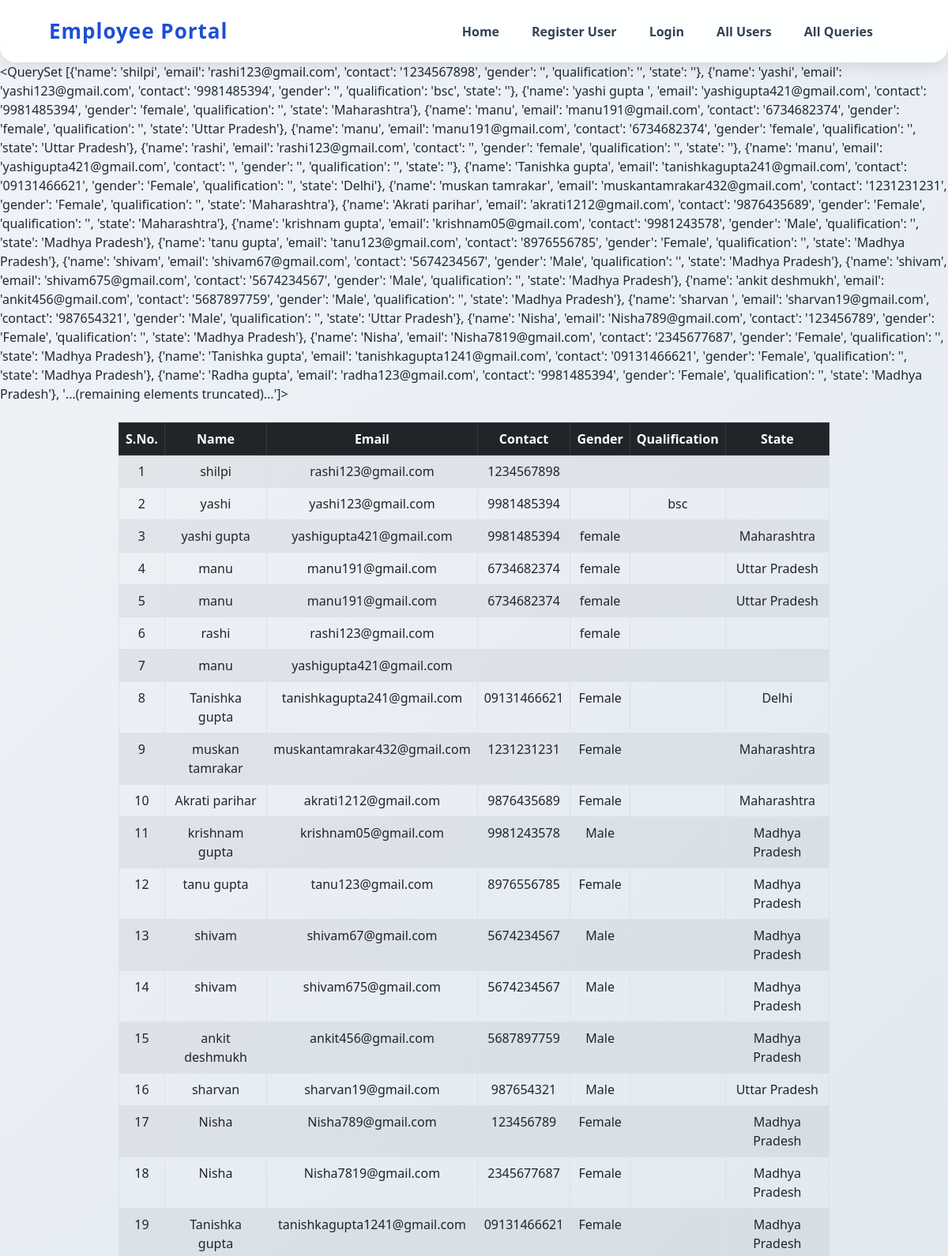
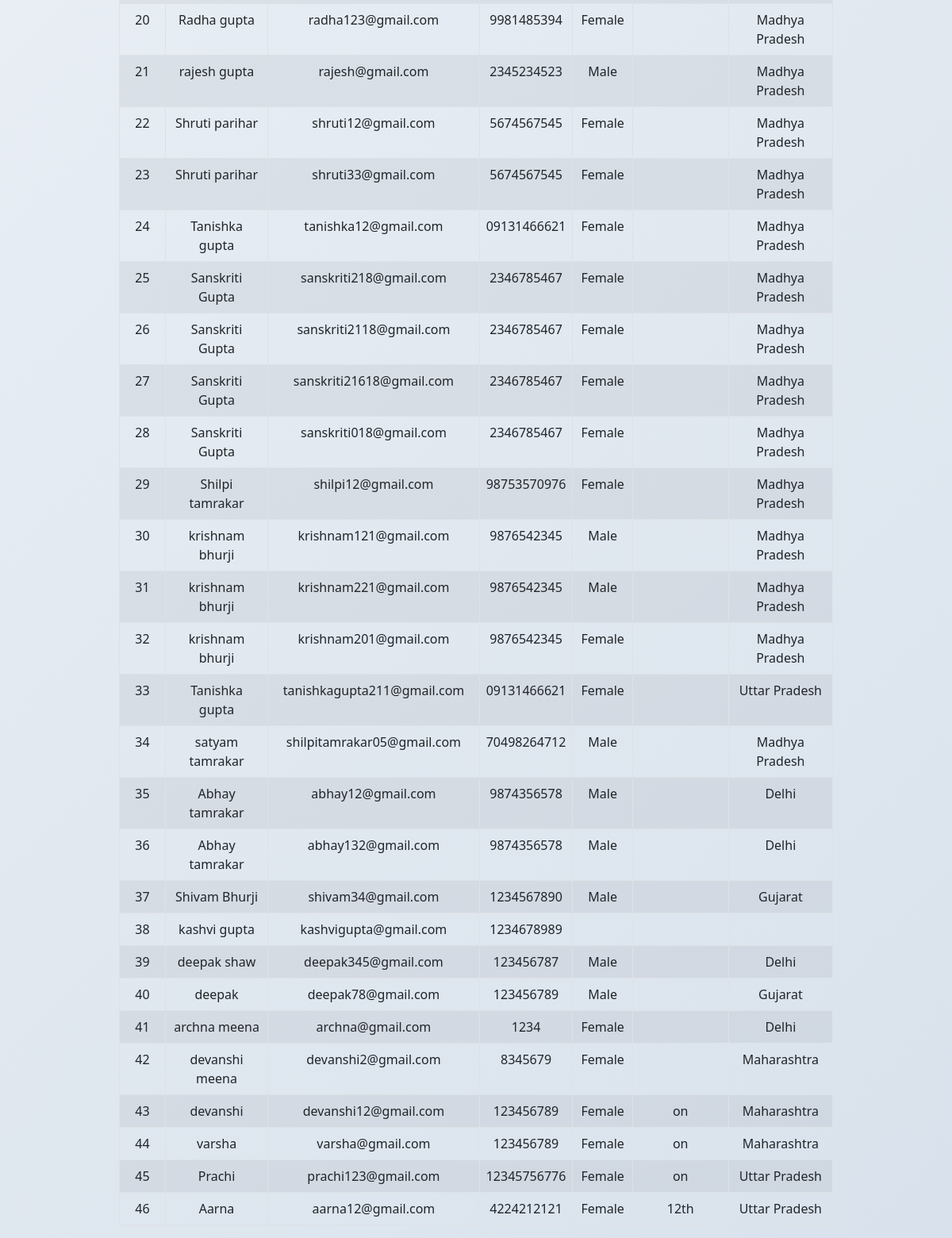
/show_data/, run on the app's committed database (2 pictures, top to bottom).
### app/models.py (models this page shows, shortened)
class Employee(models.Model):
    name = models.CharField(max_length=20)
    email = models.EmailField()
    contact = models.CharField()
    gender = models.CharField(max_length=10)
    qualification = models.CharField(max_length=200)
    state = models.CharField(max_length=50)
    image = models.ImageField(upload_to='images/')
    audio = models.FileField(upload_to='audios/')
    video = models.FileField(upload_to='videos/')
    resume = models.FileField(upload_to='resumes/')
    password=models.CharField(max_length=20,null=True)         ##table pehle se created  h ab isme naya column add krna h islie

### app/views.py (the view)
# urls.py: path('show_data/',show_data,name="show_data"),
def show_data(req):
    data = Employee.objects.values('name','email','contact','gender','qualification','state')
    print(data)
    for i in data:
        print(i['name'],i['email'],i['contact'],i['gender'],i['qualification'],i['state'])
    return render(req,'show_data.html',{'data':data})

### app/templates/show_data.html (shortened to what this page needs)
{% extends 'base.html' %}
{% block content %}
{{data}}
<table class="table table-bordered table-striped w-75 mx-auto mt-4 text-center">
  <thead class="table-dark">
    <tr>
      <th>S.No.</th>
      <th>Name</th>
      <th>Email</th>
      <th>Contact</th>
      <th>Gender</th>
      <th>Qualification</th>
      <th>State</th>
    </tr>
  </thead>
<tbody>
    {% for i in data %}
    <tr>
      <td>{{ forloop.counter }}</td>
      <td>{{ i.name }}</td>
      <td>{{ i.email }}</td>
      <td>{{ i.contact }}</td>
      <td>{{ i.gender }}</td>
      <td>{{ i.qualification }}</td>
      <td>{{ i.state }}</td>
    </tr>
    {% endfor %}
  </tbody>
</table>
{% endblock content %}

### app/templates/base.html (style rules this page uses)
body { background: linear-gradient(135deg, #f0f4f8, #d9e2ec); min-height: 100vh; font-family: 'Segoe UI', 'Roboto', sans-serif; color: #1f2937; margin: 0; }

### data on the page
Employee: name "shilpi", email "rashi123@gmail.com", contact "1234567898"
Employee: name "yashi", email "yashi123@gmail.com", contact "9981485394", qualification "bsc"
Employee: name "yashi gupta", email "yashigupta421@gmail.com", contact "9981485394", gender "female", state "Maharashtra"
Employee: name "rashi", email "rashi123@gmail.com", gender "female"
Employee: name "manu", email "yashigupta421@gmail.com"
Employee: name "Tanishka gupta", email "tanishkagupta241@gmail.com", contact "09131466621", gender "Female", state "Delhi"
Employee: name "muskan tamrakar", email "muskantamrakar432@gmail.com", contact "1231231231", gender "Female", state "Maharashtra"
Employee: name "Akrati parihar", email "akrati1212@gmail.com", contact "9876435689", gender "Female", state "Maharashtra"
Employee: name "krishnam gupta", email "krishnam05@gmail.com", contact "9981243578", gender "Male", state "Madhya Pradesh"
Employee: name "tanu gupta", email "tanu123@gmail.com", contact "8976556785", gender "Female", state "Madhya Pradesh"
Employee: name "shivam", email "shivam67@gmail.com", contact "5674234567", gender "Male", state "Madhya Pradesh"
Employee: name "shivam", email "shivam675@gmail.com", contact "5674234567", gender "Male", state "Madhya Pradesh"
Employee: name "ankit deshmukh", email "ankit456@gmail.com", contact "5687897759", gender "Male", state "Madhya Pradesh"
Employee: name "sharvan", email "sharvan19@gmail.com", contact "987654321", gender "Male", state "Uttar Pradesh"
Employee: name "Nisha", email "Nisha789@gmail.com", contact "123456789", gender "Female", state "Madhya Pradesh"
Employee: name "Nisha", email "Nisha7819@gmail.com", contact "2345677687", gender "Female", state "Madhya Pradesh"
Employee: name "Tanishka gupta", email "tanishkagupta1241@gmail.com", contact "09131466621", gender "Female", state "Madhya Pradesh"
Employee: name "Radha gupta", email "radha123@gmail.com", contact "9981485394", gender "Female", state "Madhya Pradesh"
Employee: name "rajesh gupta", email "rajesh@gmail.com", contact "2345234523", gender "Male", state "Madhya Pradesh"
Employee: name "Shruti parihar", email "shruti12@gmail.com", contact "5674567545", gender "Female", state "Madhya Pradesh"
Employee: name "Shruti parihar", email "shruti33@gmail.com", contact "5674567545", gender "Female", state "Madhya Pradesh"
Employee: name "Tanishka gupta", email "tanishka12@gmail.com", contact "09131466621", gender "Female", state "Madhya Pradesh"
Employee: name "Sanskriti Gupta", email "sanskriti218@gmail.com", contact "2346785467", gender "Female", state "Madhya Pradesh"
Employee: name "Sanskriti Gupta", email "sanskriti2118@gmail.com", contact "2346785467", gender "Female", state "Madhya Pradesh"
Employee: name "Sanskriti Gupta", email "sanskriti21618@gmail.com", contact "2346785467", gender "Female", state "Madhya Pradesh"
Employee: name "Sanskriti Gupta", email "sanskriti018@gmail.com", contact "2346785467", gender "Female", state "Madhya Pradesh"
Employee: name "Shilpi tamrakar", email "shilpi12@gmail.com", contact "98753570976", gender "Female", state "Madhya Pradesh"
Employee: name "krishnam bhurji", email "krishnam121@gmail.com", contact "9876542345", gender "Male", state "Madhya Pradesh"
Employee: name "krishnam bhurji", email "krishnam221@gmail.com", contact "9876542345", gender "Male", state "Madhya Pradesh"
Employee: name "krishnam bhurji", email "krishnam201@gmail.com", contact "9876542345", gender "Female", state "Madhya Pradesh"
Employee: name "Tanishka gupta", email "tanishkagupta211@gmail.com", contact "09131466621", gender "Female", state "Uttar Pradesh"
Employee: name "satyam tamrakar", email "shilpitamrakar05@gmail.com", contact "70498264712", gender "Male", state "Madhya Pradesh"
Employee: name "Abhay tamrakar", email "abhay12@gmail.com", contact "9874356578", gender "Male", state "Delhi"
Employee: name "Abhay tamrakar", email "abhay132@gmail.com", contact "9874356578", gender "Male", state "Delhi"
Employee: name "Shivam Bhurji", email "shivam34@gmail.com", contact "1234567890", gender "Male", state "Gujarat"
Employee: name "kashvi gupta", email "kashvigupta@gmail.com", contact "1234678989"
Employee: name "deepak shaw", email "deepak345@gmail.com", contact "123456787", gender "Male", state "Delhi"
Employee: name "deepak", email "deepak78@gmail.com", contact "123456789", gender "Male", state "Gujarat"
Employee: name "archna meena", email "archna@gmail.com", contact "1234", gender "Female", state "Delhi"
Employee: name "devanshi meena", email "devanshi2@gmail.com", contact "8345679", gender "Female", state "Maharashtra"
Employee: name "devanshi", email "devanshi12@gmail.com", contact "123456789", gender "Female", qualification "on", state "Maharashtra"
Employee: name "varsha", email "varsha@gmail.com", contact "123456789", gender "Female", qualification "on", state "Maharashtra"
Employee: name "Prachi", email "prachi123@gmail.com", contact "12345756776", gender "Female", qualification "on", state "Uttar Pradesh"
Employee: name "Aarna", email "aarna12@gmail.com", contact "4224212121", gender "Female", qualification "12th", state "Uttar Pradesh"

### other printed values
{{ i.name }} "manu" "manu"
{{ i.email }} "manu191@gmail.com" "manu191@gmail.com"
{{ i.contact }} "6734682374" "6734682374"
{{ i.gender }} "female" "female"
{{ i.state }} "Uttar Pradesh" "Uttar Pradesh"
